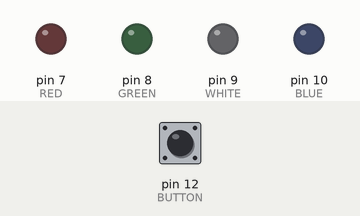
The sketch below on a simulated Arduino Uno, built with avr-gcc and run on an emulated ATmega328P. Parts: output pins drawn as LEDs (lit = HIGH). Inputs (shaded band) come from the test bench; at power-on: pin 12 (BUTTON) LOW.

Above: at 1.2 s.
1.3 s: pin 12 (BUTTON) pulled HIGH for 0.15 s
At 1.8 s:
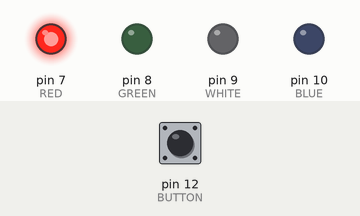
At 4.22 s:
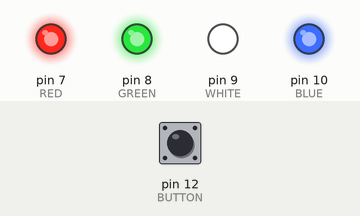
Timing chart, 0 to 10.4 s (numbered marks = the images above; inputs shaded):
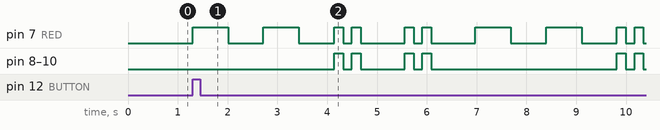

The sketch:

lightshow.ino
```cpp
// Define used pin
// red is at 7, green 8, white 9, blue 10
#define RED 7
#define GREEN 8
#define WHITE 9
#define BLUE 10
#define BUTTON 12

void setup() {
  pinMode(RED, OUTPUT);
  pinMode(GREEN, OUTPUT);
  pinMode(WHITE, OUTPUT);
  pinMode(BLUE, OUTPUT);
  pinMode(BUTTON, INPUT);
}

void loop() {
  int beat= 710; // time every beat
  int start=0;

  do {
    start = digitalRead(BUTTON);
  } while (!start);

  red(1);         // We
  delay(beat);
  red(0);         // will
  delay(beat);
  red(1);         // we
  delay(beat);
  red(0);          //will
  delay(beat);
  all(1);          //rock
  delay(beat/4);
  all(0);
  delay(beat/4);
  all(1);         //you
  delay(beat/4);
  all(0);
  delay(beat/4);
  delay(beat);   // boom
  all(1);         // rock
  delay(beat/4);
  all(0);
  delay(beat/4);
  all(1);        // you
  delay(beat/4);
  all(0);
  delay(beat/4);
  delay(beat);
  red(1);         // We
  delay(beat);
  red(0);         // will
  delay(beat);
  red(1);         // we
  delay(beat);
  red(0);          //will
  delay(beat);
  all(1);          //rock
  delay(beat/4);
  all(0);
  delay(beat/4);
  all(1);         //you
  delay(beat/4);
  all(0);
  delay(beat/4);
  delay(beat);   // boom
  all(1);         // rock
  delay(beat/4);
  all(0);
  delay(beat/4);
  all(1);        // you
  delay(beat/4);
  all(0);
  delay(beat/4);
  delay(beat);
}

void red(int lit) {
  digitalWrite(RED, lit);
}

void blue(int lit) {
  digitalWrite(BLUE, lit);
}

void white(int lit) {
  digitalWrite(WHITE, lit);
}

void green(int lit) {
  digitalWrite(GREEN, lit);
}

void all(int lit) {
  red(lit);blue(lit);white(lit);green(lit);
}
```

Measured:
- after the input at 1.3 s, pin 7 (RED): LOW → HIGH at once, → LOW 0.71 s later, → HIGH 0.71 s later, → LOW 0.71 s later, … (20 changes in this stretch); pin 8 (GREEN), pin 9 (WHITE), pin 10 (BLUE): LOW → HIGH after 2.8 s, → LOW 0.18 s later, → HIGH 0.18 s later, → LOW 0.18 s later, … (12 changes in this stretch)
